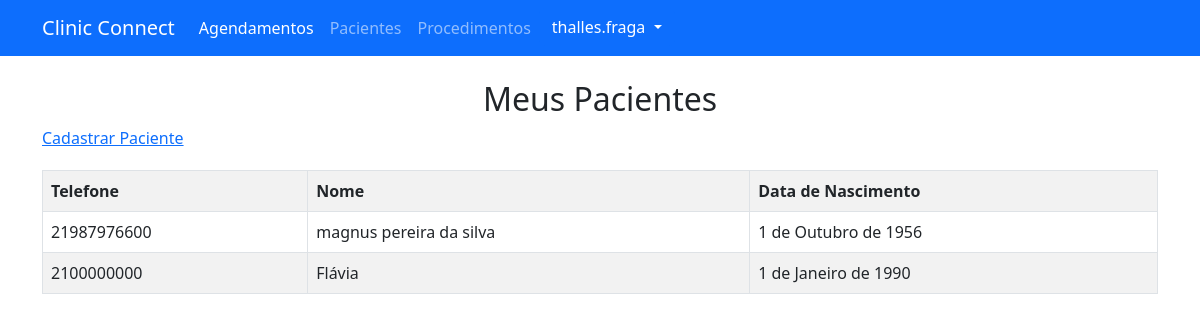
Screenshot of /pacientes/ (signed in) with the database file from the repository.
### usuarios/models.py (models this page shows, shortened)
class UsuarioPersonalizado(AbstractUser):
    bio = models.TextField(blank=True, null=True)

class Paciente(models.Model):
    nome = models.CharField(max_length=100)
    data_nascimento = models.DateField()
    telefone = models.CharField(max_length=15, blank=True, null=True)
    endereco = models.TextField(blank=True, null=True)
    usuario = models.ForeignKey(UsuarioPersonalizado, on_delete=models.CASCADE)

### usuarios/views.py (the view)
# urls.py: path('pacientes/', listar_pacientes, name='listar_pacientes'),
@login_required
def listar_pacientes(request):
    pacientes = Paciente.objects.filter(usuario=request.user)
    return render(request, 'usuarios/listar_pacientes.html', {'pacientes': pacientes})

### usuarios/templates/usuarios/listar_pacientes.html (shortened to what this page needs)
{% extends "usuarios/base.html" %}
{% block content %}
<h2 class="text-center">Meus Pacientes</h2>
<a href="{% url 'cadastrar_paciente' %}">Cadastrar Paciente</a>
<table class="table table-striped table-bordered">
  <tr>
    <th>Telefone</th>
    <th>Nome</th>
    <th>Data de Nascimento</th>
  </tr>
  {% for paciente in pacientes %}
    <tr>
      <td>{{ paciente.telefone }}</td>
      <td>{{ paciente.nome }}</td>
      <td>{{ paciente.data_nascimento }}</td>
    </tr>
  {% empty %}
    <p>Você ainda não cadastrou pacientes.</p>
  {% endfor %}
</table>
{% endblock content %}

### usuarios/templates/usuarios/base.html (shortened to what this page needs)
{% load static %}
<!DOCTYPE html>
<html lang="pt-br">
<head>
    <link rel="stylesheet" type="text/css" href="{% static 'css/estilo.css' %}">
    <link rel="stylesheet" href="https://cdn.jsdelivr.net/npm/bootstrap@5.3.0/dist/css/bootstrap.min.css">
</head>
<body>
    <nav class="navbar navbar-expand-lg navbar-dark bg-primary">
        <div class="container">
          <a class="navbar-brand">Clinic Connect</a>
          {% if user.is_authenticated %}
          <div class="collapse navbar-collapse" id="navbarNavDropdown">
            <ul class="navbar-nav me-auto">
              <li class="nav-item">
                <a class="nav-link active" aria-current="page" href="{% url 'listar_agendamentos' %}">Agendamentos</a>
              </li>
              <li class="nav-item">
                <a class="nav-link" href="{% url 'listar_pacientes' %}">Pacientes</a>
              </li>
              <li class="nav-item">
                <a class="nav-link" href="{% url 'listar_procedimentos' %}">Procedimentos</a>
              </li>
                <div class="dropdown ms-auto">
                    <button class="btn btn-primary dropdown-toggle" type="button" id="userDropdown" data-bs-toggle="dropdown" aria-expanded="false">
                        {{ user.username }}
                    </button>
                </div>
            </ul>
          </div>
          {% endif %}
        </div>
      </nav>
    <div class="container mt-4">
        {% block content %}{% endblock content%}
    </div>
</body>
</html>

### usuarios/static/css/estilo.css (style rules this page uses)
body { font-family: Arial, sans-serif; background-color: #f4f4f4; margin: 0; padding: 0; }
h2 { color: #333; text-align: center; }
table { width: 80%; margin: 20px auto; border-collapse: collapse; background: white; }
th, td { padding: 10px; border: 1px solid #ddd; text-align: left; }
th { background-color: #007BFF; color: white; }
tr:nth-child(even) { background-color: #f9f9f9; }
.btn-primary { width: 100%; }

### rows the page displays
UsuarioPersonalizado: username "thalles.fraga"
Paciente: telefone "21987976600", nome "magnus pereira da silva", data_nascimento "1 de Outubro de 1956"
Paciente: telefone "2100000000", nome "Flávia", data_nascimento "1 de Janeiro de 1990"
